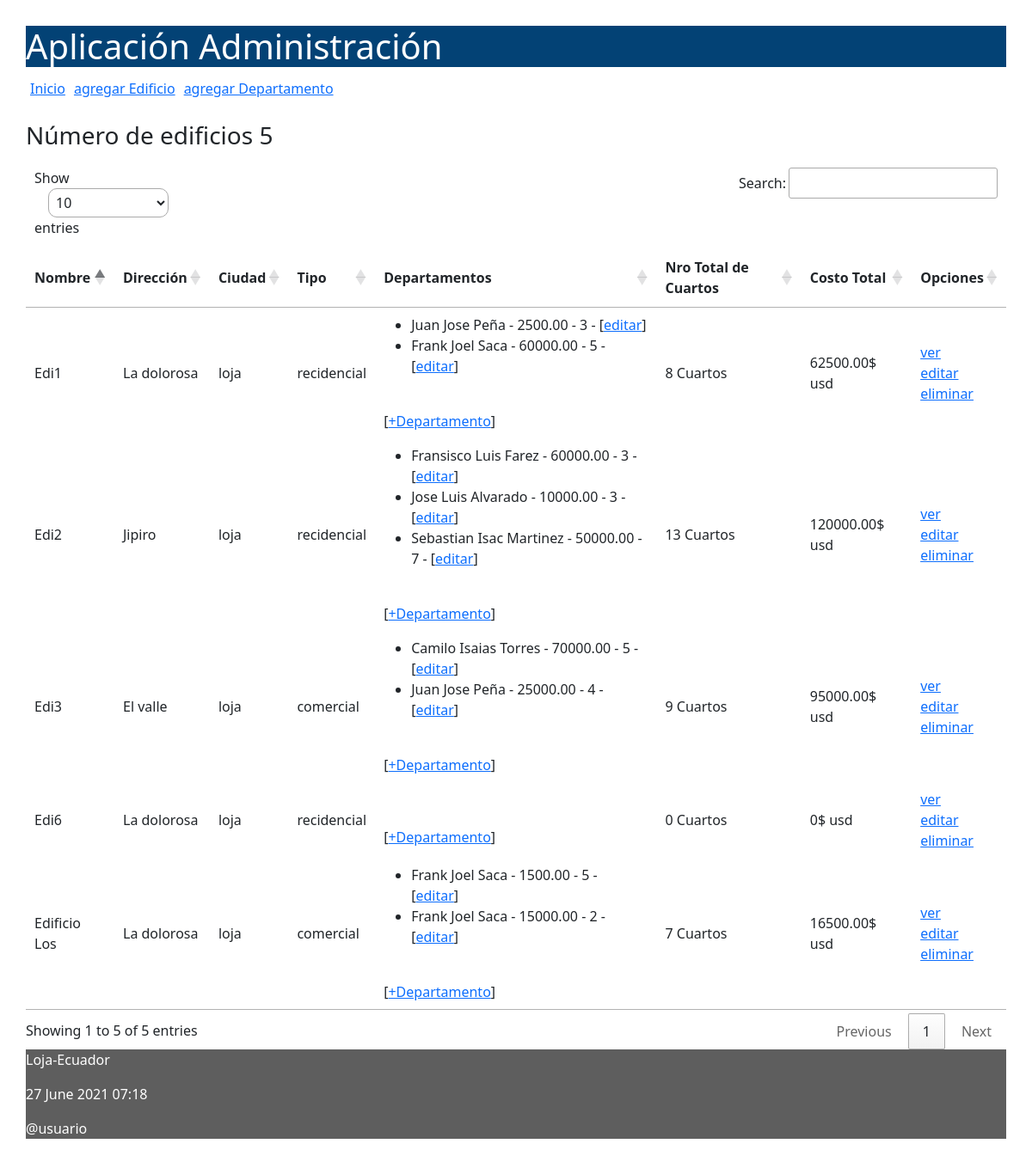
The page / on the database its author committed.
### administrativo/models.py (models this page shows, shortened)
class Edificio(models.Model):
    class Meta:
        verbose_name_plural = "Edificios"
    opciones_tipo = (
        ('recidencial', 'Edificio Recidencial'),
        ('comercial', 'Edificio Comercial'),
    )
    nombre = models.CharField(max_length=50)
    direccion = models.CharField(max_length=150)
    ciudad = models.CharField(max_length=30)
    tipo = models.CharField(max_length=50, choices=opciones_tipo)
    def obtenerNroCuartos(self):
        valor = [d.numeroCuartos for d in self.departamentos.all()]
        valor = sum(valor)
        return valor
    def obtenerCostoTotal(self):
        valor = [d.costoDepartamento for d in self.departamentos.all()]
        valor = sum(valor)
        return valor

class Departamento(models.Model):
    class Meta:
        verbose_name_plural = "Departamentos"
    nombrePropietario = models.CharField(max_length=100)
    costoDepartamento = models.DecimalField(max_digits=10000, decimal_places=2)
    numeroCuartos = models.IntegerField()
    edificio = models.ForeignKey(Edificio, on_delete=models.CASCADE, related_name="departamentos")

### administrativo/views.py (the view)
# urls.py: path('', views.index, name='index'),
def index(request):
    edificio = Edificio.objects.all()
    informacion_template = {'edificios': edificio, 'numero_edificios': len(edificio)}
    return render(request, 'index.html', informacion_template)

### administrativo/templates/index.html (shortened to what this page needs)
{% extends "master.html" %}
{% block content %}
<h3>Número de edificios {{ numero_edificios }}</h3>
<table id="tabla_datos">
  <thead>
    <tr>
      <th>Nombre</th>
      <th>Dirección</th>
      <th>Ciudad</th>
      <th>Tipo</th>
      <th>Departamentos</th>
      <th>Nro Total de Cuartos</th>
      <th>Costo Total</th>
      <th>Opciones</th>
    </tr>
  </thead>
  {% for e in edificios %}
  <tr>
    <td> {{e.nombre}}</td>
    <td> {{e.direccion}}</td>
    <td> {{e.ciudad}}</td>
    <td> {{e.tipo}}</td>
    <td>
      <ul>
        {% for d in e.departamentos.all %}
          <li>
            <span>{{d.nombrePropietario}} - {{d.costoDepartamento}} - {{d.numeroCuartos}} - [<a href="{% url 'editarDepartamento' d.id %}">editar</a>] </span>
          </li>
        {% endfor %}
      </ul>
      <br>[<a href="{% url 'agregarDepartamentoEdificio' e.id %}">+Departamento</a>]
      <td>{{ e.obtenerNroCuartos }} Cuartos</td>
      <td>{{ e.obtenerCostoTotal }}$ usd</td>
    </td>
    <td> <a href="{% url 'verEdificio' e.id %}">ver</a> <br>
      <a href="{% url 'editarEdificio' e.id %}">editar</a> <br>
      <a href="{% url 'eliminarEdificio' e.id %}"
      onclick="return confirm('¿Está seguro de la eliminación?')" >
      eliminar</a>
    </td>
  </tr>
  {% endfor %}
</table>
{% endblock %}

### administrativo/templates/master.html (shortened to what this page needs)
<!DOCTYPE html>
<html>
  <head>
    {% load static %}
    <link rel="stylesheet" type="text/css" href="{% static 'css/estilos.css' %}">
    <link href="https://cdn.jsdelivr.net/npm/bootstrap@5.0.2/dist/css/bootstrap.min.css" rel="stylesheet">
    <link rel="stylesheet" type="text/css" href="https://cdn.datatables.net/1.10.25/css/jquery.dataTables.min.css">
  </head>
  <body>
  <header>
    <h1>Aplicación Administración </h1>
    <nav class="top_menu">
      <ul>
        <li><a href="{% url 'index' %}">Inicio</a></li>
        <li><a href="{% url 'crearEdificio' %}">agregar Edificio</a></li>
        <li><a href="{% url 'crearDepartamento' %}">agregar Departamento</a></li>
      </ul>
    </nav>
  </header>
  <section>
      {% block content %}{% endblock %}
  </section>
  {% include 'footer.html' %}
  </body>
</html>

### administrativo/templates/footer.html
<footer>
      <p>Loja-Ecuador</p>
      <p>{% now "j F Y H:i" %}</p>
      <p>@usuario</p>
</footer>

### administrativo/static/css/estilos.css (style rules this page uses)
body { background: #FEFEFD; padding: 30px; }
header { background: #034275; color: #FFF; }
section { width: 100%; }
th, td { padding: 15px; border-bottom: 1px solid black; }
.top_menu ul { list-style:none; float:left; padding: 5px; width:95%; }
.top_menu ul li { float:left; margin-right:10px; margin-bottom:5px; text: #FFF; }
footer { background: #5E5E5E; color: #FFF; }

### rows shown on the page
Edificio: nombre "Edi1", direccion "La dolorosa", ciudad "loja", tipo "recidencial", obtenerNroCuartos "8", obtenerCostoTotal "62500.00"
Departamento: nombrePropietario "Juan Jose Peña", costoDepartamento "2500.00", numeroCuartos "3"
Departamento: nombrePropietario "Frank Joel Saca", costoDepartamento "60000.00", numeroCuartos "5"
Edificio: nombre "Edificio Los", direccion "La dolorosa", ciudad "loja", tipo "comercial", obtenerNroCuartos "7", obtenerCostoTotal "16500.00"
Departamento: nombrePropietario "Frank Joel Saca", costoDepartamento "1500.00", numeroCuartos "5"
Departamento: nombrePropietario "Frank Joel Saca", costoDepartamento "15000.00", numeroCuartos "2"
Edificio: nombre "Edi2", direccion "Jipiro", ciudad "loja", tipo "recidencial", obtenerNroCuartos "13", obtenerCostoTotal "120000.00"
Departamento: nombrePropietario "Fransisco Luis Farez", costoDepartamento "60000.00", numeroCuartos "3"
Departamento: nombrePropietario "Jose Luis Alvarado", costoDepartamento "10000.00", numeroCuartos "3"
Departamento: nombrePropietario "Sebastian Isac Martinez", costoDepartamento "50000.00", numeroCuartos "7"
Edificio: nombre "Edi3", direccion "El valle", ciudad "loja", tipo "comercial", obtenerNroCuartos "9", obtenerCostoTotal "95000.00"
Departamento: nombrePropietario "Camilo Isaias Torres", costoDepartamento "70000.00", numeroCuartos "5"
Departamento: nombrePropietario "Juan Jose Peña", costoDepartamento "25000.00", numeroCuartos "4"
Edificio: nombre "Edi6", direccion "La dolorosa", ciudad "loja", tipo "recidencial", obtenerNroCuartos "0", obtenerCostoTotal "0"

### other values the page prints
{{ numero_edificios }} "5"
